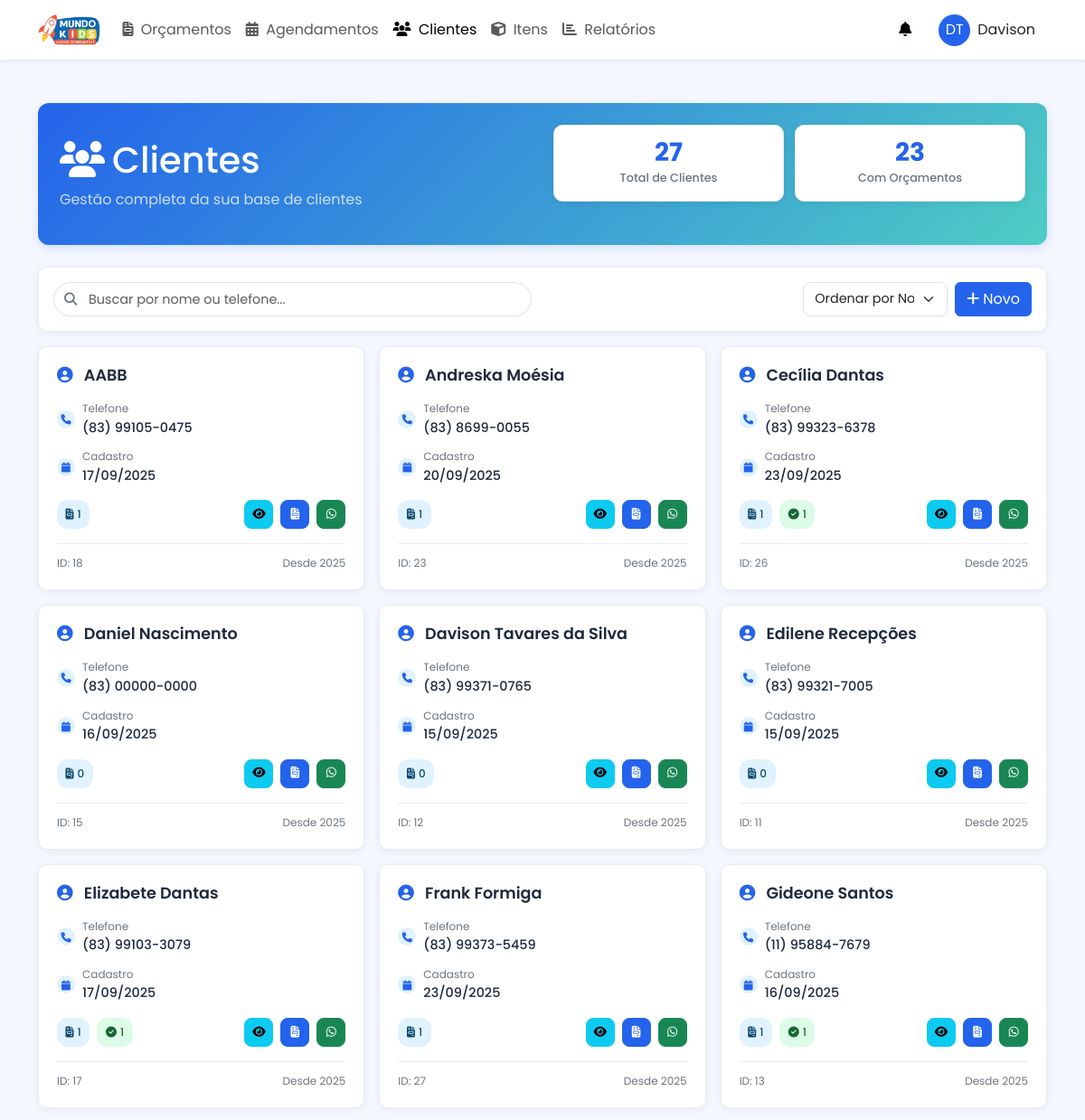
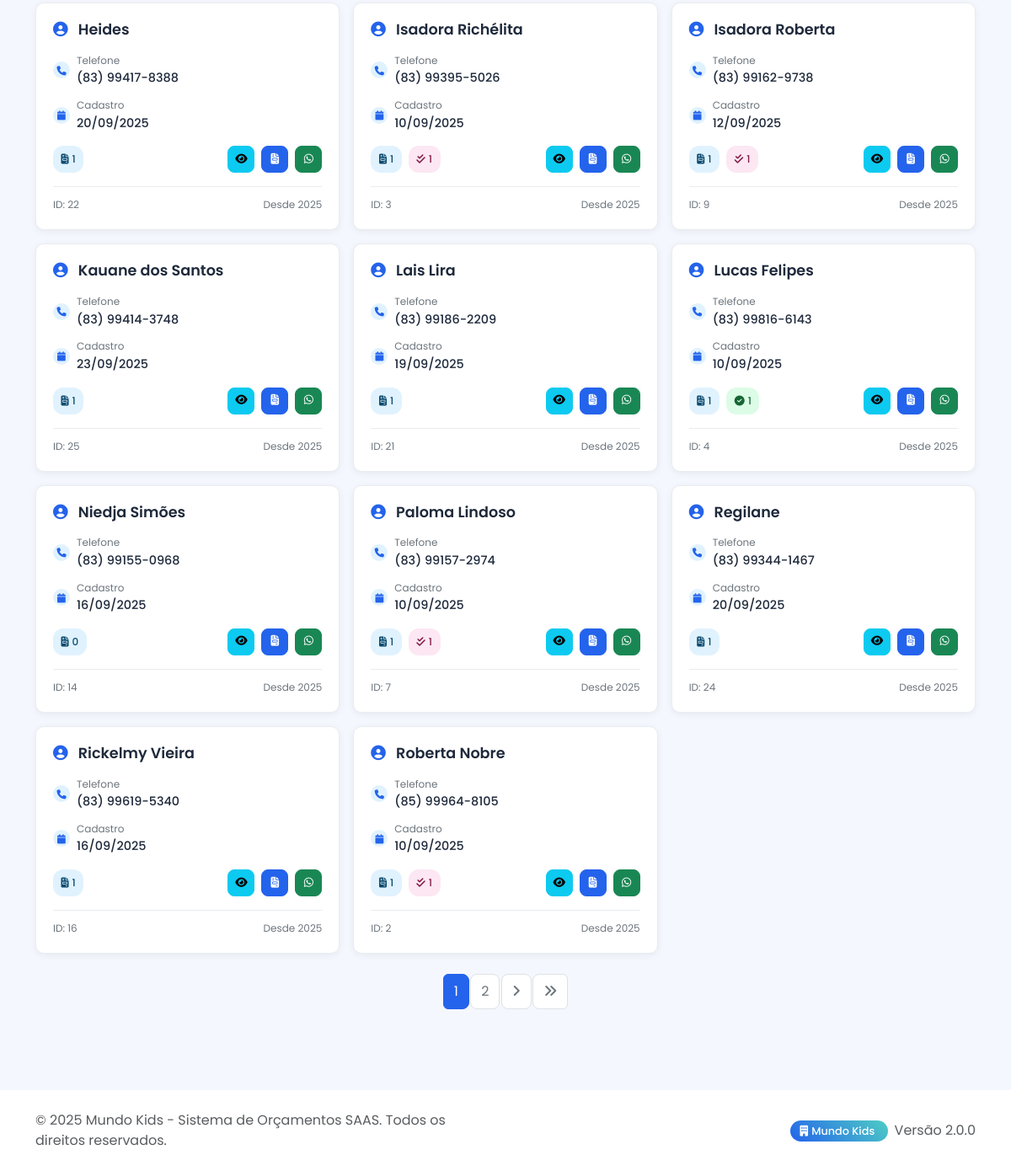
The app's page /orcamentos/clientes/ (signed in) with its own data (2 pictures, top to bottom).
### accounts/models.py (models this page shows, shortened)
class Usuario(AbstractUser):
    empresa = models.ForeignKey(Empresa, on_delete=models.CASCADE, related_name='usuarios', verbose_name=_('Empresa'))
    telefone = models.CharField(_('Telefone'), max_length=15, blank=True, null=True)
    avatar = models.ImageField(_('Avatar'), upload_to='avatars/', blank=True, null=True)
    cargo = models.CharField(_('Cargo'), max_length=50, blank=True, null=True)
    data_nascimento = models.DateField(_('Data de Nascimento'), blank=True, null=True)
    email_confirmado = models.BooleanField(_('E-mail Confirmado'), default=False)
    class Meta:
        verbose_name = _('Usuário')
        verbose_name_plural = _('Usuários')

class Empresa(models.Model):
    nome = models.CharField(_('Nome da Empresa'), max_length=100)
    cnpj = models.CharField(_('CNPJ'), max_length=18, unique=True, blank=True, null=True)
    telefone = models.CharField(_('Telefone'), max_length=15, blank=True, null=True)
    cidade = models.CharField(_('Cidade'), max_length=100, blank=True, null=True)
    instagram = models.CharField(_('Instagram'), max_length=100, blank=True, null=True)
    whatsapp = models.CharField(_('WhatsApp'), max_length=15, blank=True, null=True)
    email = models.EmailField(_('E-mail'), blank=True, null=True)
    endereco = models.TextField(_('Endereço'), blank=True, null=True)
    data_criacao = models.DateTimeField(_('Data de Criação'), auto_now_add=True)
    ativa = models.BooleanField(_('Ativa'), default=True)
    logo = models.ImageField(upload_to='empresas/logos/', blank=True, null=True, verbose_name='Logo')
    cor_principal = models.CharField(max_length=7, default='#2463EB', verbose_name='Cor Principal')
    cor_secundaria = models.CharField(max_length=7, default='#4ECDC4', verbose_name='Cor Secundária')
    cor_acento = models.CharField(max_length=7, default='#FF6B6B', verbose_name='Cor de Acento')
    plano = models.CharField(_('Plano'), max_length=20, choices=[
        ('free', 'Free'),
        ('basic', 'Basic'),
        ('pro', 'Pro'),
        ('enterprise', 'Enterprise')
    ], default='free')
    tema_escuro = models.BooleanField(default=False, verbose_name='Tema Escuro')
    class Meta:
        verbose_name = _('Empresa')
        verbose_name_plural = _('Empresas')

### orcamentos/models.py (models this page shows, shortened)
class Cliente(models.Model):
    empresa = models.ForeignKey(Empresa, on_delete=models.CASCADE, related_name='clientes')
    nome = models.CharField(max_length=100)
    telefone = models.CharField(max_length=20)
    data_cadastro = models.DateTimeField(auto_now_add=True)
    def total_orcamentos(self):
        return self.orcamentos.count()
    def orcamentos_confirmados(self):
        return self.orcamentos.filter(status='confirmado').count()
    def orcamentos_concluidos(self):
        return self.orcamentos.filter(status='concluido').count()
    class Meta:
        verbose_name = "Cliente"
        verbose_name_plural = "Clientes"

### orcamentos/views.py (the view)
# urls.py: path('clientes/', views.lista_clientes, name='lista_clientes'),
@login_required
def lista_clientes(request):
    busca = request.GET.get('busca', '')
    ordenacao = request.GET.get('ordenacao', 'nome')
    page_number = request.GET.get('page', 1)
    clientes = Cliente.objects.filter(empresa=request.user.empresa)
    if busca:
        clientes = clientes.filter(
            Q(nome__icontains=busca) |
            Q(telefone__icontains=busca)
        )
    if ordenacao == 'nome':
        clientes = clientes.order_by('nome')
    elif ordenacao == 'data_cadastro':
        clientes = clientes.order_by('-data_cadastro')
    elif ordenacao == 'ultimo_orcamento':
        clientes = clientes.annotate(
            ultima_data=Max('orcamentos__data_criacao')
        ).order_by('-ultima_data')
    paginator = Paginator(clientes, 20)
    page_obj = paginator.get_page(page_number)
    total_clientes = clientes.count()
    clientes_com_orcamento = Orcamento.objects.filter(
        empresa=request.user.empresa
    ).values('cliente').distinct().count()
    context = {
        'clientes': page_obj,
        'page_obj': page_obj,
        'busca': busca,
        'ordenacao': ordenacao,
        'total_clientes': total_clientes,
        'clientes_com_orcamento': clientes_com_orcamento,
    }
    return render(request, 'orcamentos/lista_clientes.html', context)

### orcamentos/templates/orcamentos/lista_clientes.html (shortened to what this page needs)
{% extends "base.html" %}
{% load static %}
{% block content %}
<div class="container clientes-container">
    <div class="clientes-header">
        <div class="row align-items-center">
            <div class="col-md-6">
                <h1 class="mb-2"><i class="fas fa-users me-2"></i>Clientes</h1>
                <p class="mb-0 opacity-75">Gestão completa da sua base de clientes</p>
            </div>
            <div class="col-md-6">
                <div class="stats-grid">
                    <div class="stats-card">
                        <div class="stats-number">{{ total_clientes }}</div>
                        <div class="stats-label">Total de Clientes</div>
                    </div>
                    <div class="stats-card">
                        <div class="stats-number">{{ clientes_com_orcamento }}</div>
                        <div class="stats-label">Com Orçamentos</div>
                    </div>
                </div>
            </div>
        </div>
    </div>
    <div class="search-container">
        <div class="row align-items-center">
            <div class="col-md-6 mb-2 mb-md-0">
                <div class="search-box">
                    <i class="fas fa-search"></i>
                    <input type="text" class="form-control" id="buscaInput"
                           placeholder="Buscar por nome ou telefone..." value="{{ busca }}"
                           onkeypress="if(event.keyCode==13) buscarClientes()">
                </div>
            </div>
            <div class="col-md-6 d-flex justify-content-md-end gap-2">
                <select class="form-select filter-select" onchange="ordenarClientes(this.value)">
                    <option value="nome" {% if ordenacao == 'nome' %}selected{% endif %}>Ordenar por Nome</option>
                </select>
                <a href="{% url 'orcamentos:adicionar_cliente' %}" class="btn btn-primary">
                    <i class="fas fa-plus me-1"></i>Novo
                </a>
            </div>
        </div>
    </div>
    <div class="cliente-grid">
        {% if clientes %}
            {% for cliente in clientes %}
            <div class="cliente-card">
                <div class="cliente-header">
                        <h3 class="cliente-nome">
                            <i class="fas fa-user-circle me-2 text-primary"></i>
                            {{ cliente.nome }}</h3>
                </div>
                <div class="cliente-info">
                    <div class="info-item">
                        <div class="info-icon">
                            <i class="fas fa-phone"></i>
                        </div>
                        <div class="info-content">
                            <div class="info-label">Telefone</div>
                            <div class="info-value">{{ cliente.telefone }}</div>
                        </div>
                    </div>
                    <div class="info-item">
                        <div class="info-icon">
                            <i class="fas fa-calendar"></i>
                        </div>
                        <div class="info-content">
                            <div class="info-label">Cadastro</div>
                            <div class="info-value">{{ cliente.data_cadastro|date:"d/m/Y" }}</div>
                        </div>
                    </div>
                </div>
                {% with total_orcamentos=cliente.total_orcamentos %}
                <div class="cliente-stats">
                    <span class="stat-badge stat-orcamentos">
                        <i class="fas fa-file-invoice"></i>{{ total_orcamentos }}
                    </span>
                    {% if total_orcamentos > 0 %}
                        {% with confirmados=cliente.orcamentos_confirmados %}
                        {% if confirmados > 0 %}
                        <span class="stat-badge stat-confirmados">
                            <i class="fas fa-check-circle"></i>{{ confirmados }}
                        </span>
                        {% endif %}
                        {% endwith %}
                        {% with concluidos=cliente.orcamentos_concluidos %}
                        {% if concluidos > 0 %}
                        <span class="stat-badge stat-concluidos">
                            <i class="fas fa-check-double"></i>{{ concluidos }}
                        </span>
                        {% endif %}
                        {% endwith %}
                    {% endif %}
                <div class="cliente-actions ms-auto">
                        <a href="{% url 'orcamentos:cliente_detalhes' cliente.id %}" class="btn btn-sm btn-icon btn-info" title="Detalhes">
                            <i class="fas fa-eye"></i>
                        </a>
                        <a href="{% url 'orcamentos:novo_orcamento' %}?cliente_id={{ cliente.id }}" class="btn btn-sm btn-icon btn-primary" title="Novo Orçamento">
                            <i class="fas fa-file-invoice"></i>
                        </a>
                        <a href="https://wa.me/55{{ cliente.telefone|cut:' '|cut:'('|cut:')'|cut:'-' }}"
                           target="_blank" class="btn btn-sm btn-icon btn-success" title="WhatsApp">
                            <i class="fab fa-whatsapp"></i>
                        </a>
                    </div>
                </div>
                {% endwith %}
                <div class="cliente-footer">
                    <span class="cliente-data">ID: {{ cliente.id }}</span>
                    <span class="cliente-data">Desde {{ cliente.data_cadastro|date:"Y" }}</span>
                </div>
            </div>
            {% endfor %}
        {% endif %}
    </div>
    {% if page_obj.has_other_pages %}
    <nav aria-label="Page navigation">
        <ul class="pagination">
            {% for num in page_obj.paginator.page_range %}
                {% if page_obj.number == num %}
                    <li class="page-item active">
                        <span class="page-link">{{ num }}</span>
                    </li>
                {% elif num > page_obj.number|add:'-3' and num < page_obj.number|add:'3' %}
                    <li class="page-item">
                        <a class="page-link" href="?page={{ num }}&busca={{ busca }}&ordenacao={{ ordenacao }}">{{ num }}</a>
                    </li>
                {% endif %}
            {% endfor %}
            {% if page_obj.has_next %}
                <li class="page-item">
                    <a class="page-link" href="?page={{ page_obj.next_page_number }}&busca={{ busca }}&ordenacao={{ ordenacao }}" title="Próxima página">
                        <i class="fas fa-angle-right"></i>
                    </a>
                </li>
                <li class="page-item">
                    <a class="page-link" href="?page={{ page_obj.paginator.num_pages }}&busca={{ busca }}&ordenacao={{ ordenacao }}" title="Última página">
                        <i class="fas fa-angle-double-right"></i>
                    </a>
                </li>
            {% endif %}
        </ul>
    </nav>
    {% endif %}
</div>
{% endblock %}

### templates/base.html (shortened to what this page needs)
<!DOCTYPE html>
<html lang="pt-BR">
<head>
    <link href="https://cdn.jsdelivr.net/npm/bootstrap@5.3.0/dist/css/bootstrap.min.css" rel="stylesheet">
    <link rel="stylesheet" href="https://cdnjs.cloudflare.com/ajax/libs/font-awesome/6.4.0/css/all.min.css">
</head>
<body>
    <nav class="navbar navbar-expand-lg bg-white shadow-sm">
        <div class="container">
            <a class="navbar-brand" href="{% url 'orcamentos:lista_orcamentos' %}">
                {% if user.empresa.logo %}
                <img src="{{ user.empresa.logo.url }}" alt="Logo" style="height: 40px; object-fit: contain;">
                {% else %}
                <i class="fas fa-child me-2"></i> {% if user.empresa %}{{ user.empresa.nome }}{% else %}MINHA EMPRESA{% endif %}
                {% endif %}
            </a>
            <div class="collapse navbar-collapse" id="navbarNav">
                <ul class="navbar-nav me-auto">
                    <li class="nav-item">
                        <a class="nav-link {% if request.resolver_match.url_name == 'lista_orcamentos' %}active{% endif %}" href="{% url 'orcamentos:lista_orcamentos' %}">
                            <i class="fas fa-file-invoice me-1"></i> Orçamentos
                        </a>
                    </li>
                    <li class="nav-item">
                        <a class="nav-link {% if request.resolver_match.url_name == 'agendamentos' %}active{% endif %}" href="{% url 'orcamentos:agendamentos' %}">
                            <i class="fas fa-calendar-alt me-1"></i> Agendamentos
                        </a>
                    </li>
                    <li class="nav-item">
                        <a class="nav-link {% if 'cliente' in request.resolver_match.url_name %}active{% endif %}" href="{% url 'orcamentos:lista_clientes' %}">
                            <i class="fas fa-users me-1"></i> Clientes
                        </a>
                    </li>
                    <li class="nav-item">
                        <a class="nav-link {% if 'item' in request.resolver_match.url_name %}active{% endif %}" href="{% url 'orcamentos:lista_itens' %}">
                            <i class="fas fa-cube me-1"></i> Itens
                        </a>
                    </li>
                    <li class="nav-item">
                        <a class="nav-link" href="{% url 'relatorios:dashboard' %}">
                            <i class="fas fa-chart-bar me-1"></i> Relatórios
                        </a>
                    </li>
                </ul>
                <div class="d-flex align-items-center">
                    <div class="dropdown me-3">
                        <button class="btn btn-light rounded-circle p-0" type="button" id="notificationsDropdown" data-bs-toggle="dropdown">
                            <i class="fas fa-bell"></i>
                        </button>
                    </div>
                    <div class="dropdown">
                        <button class="btn d-flex align-items-center" type="button" id="userDropdown" data-bs-toggle="dropdown">
                            <div class="bg-primary rounded-circle d-flex align-items-center justify-content-center me-2" style="width: 35px; height: 35px;">
                                <span class="text-white">
                                    {% if user.first_name %}{{ user.first_name|first }}{{ user.last_name|first }}{% else %}{{ user.username|first|upper }}{% endif %}
                                </span>
                            </div>
                            <span class="d-none d-md-inline">
                                {% if user.first_name %}{{ user.first_name }}{% else %}{{ user.username }}{% endif %}
                            </span>
                        </button>
                    </div>
                </div>
            </div>
        </div>
    </nav>
    <main class="main-content">
        <div class="container py-4">
            {% block content %}
            {% endblock %}
        </div>
    </main>
    <footer class="footer mt-auto">
        <div class="container">
            <div class="row align-items-center">
                <div class="col-md-6">
                    <p class="mb-0 text-muted">
                        &copy; {% now "Y" %} Mundo Kids - Sistema de Orçamentos SAAS. Todos os direitos reservados.
                    </p>
                </div>
                <div class="col-md-6 text-md-end">
                    <p class="mb-0 text-muted">
                        {% if user.empresa %}
                        <span class="empresa-badge">
                            <i class="fas fa-building me-1"></i>{{ user.empresa.nome }}
                        </span>
                        {% endif %}
                        <span class="ms-2">Versão 2.0.0</span>
                    </p>
                </div>
            </div>
        </div>
    </footer>
</body>
</html>

### records on screen
Usuario: empresa.logo (picture), first_name|first "D", last_name|first "T", first_name "Davison", empresa.nome "Mundo Kids"
Cliente: nome "AABB", telefone "(83) 99105-0475", data_cadastro "17/09/2025", total_orcamentos "1", id "18", data_cadastro "2025"
Cliente: nome "Andreska Moésia", telefone "(83) 8699-0055", data_cadastro "20/09/2025", total_orcamentos "1", id "23", data_cadastro "2025"
Cliente: nome "Cecília Dantas", telefone "(83) 99323-6378", data_cadastro "23/09/2025", total_orcamentos "1", orcamentos_confirmados "1", id "26", data_cadastro "2025"
Cliente: nome "Daniel Nascimento", telefone "(83) 00000-0000", data_cadastro "16/09/2025", total_orcamentos "0", id "15", data_cadastro "2025"
Cliente: nome "Davison Tavares da Silva", telefone "(83) 99371-0765", data_cadastro "15/09/2025", total_orcamentos "0", id "12", data_cadastro "2025"
Cliente: nome "Edilene Recepções", telefone "(83) 99321-7005", data_cadastro "15/09/2025", total_orcamentos "0", id "11", data_cadastro "2025"
Cliente: nome "Elizabete Dantas", telefone "(83) 99103-3079", data_cadastro "17/09/2025", total_orcamentos "1", orcamentos_confirmados "1", id "17", data_cadastro "2025"
Cliente: nome "Frank Formiga", telefone "(83) 99373-5459", data_cadastro "23/09/2025", total_orcamentos "1", id "27", data_cadastro "2025"
Cliente: nome "Gideone Santos", telefone "(11) 95884-7679", data_cadastro "16/09/2025", total_orcamentos "1", orcamentos_confirmados "1", id "13", data_cadastro "2025"
Cliente: nome "Heides", telefone "(83) 99417-8388", data_cadastro "20/09/2025", total_orcamentos "1", id "22", data_cadastro "2025"
Cliente: nome "Isadora Richélita", telefone "(83) 99395-5026", data_cadastro "10/09/2025", total_orcamentos "1", orcamentos_concluidos "1", id "3", data_cadastro "2025"
Cliente: nome "Isadora Roberta", telefone "(83) 99162-9738", data_cadastro "12/09/2025", total_orcamentos "1", orcamentos_concluidos "1", id "9", data_cadastro "2025"
Cliente: nome "Kauane dos Santos", telefone "(83) 99414-3748", data_cadastro "23/09/2025", total_orcamentos "1", id "25", data_cadastro "2025"
Cliente: nome "Lais Lira", telefone "(83) 99186-2209", data_cadastro "19/09/2025", total_orcamentos "1", id "21", data_cadastro "2025"
Cliente: nome "Lucas Felipes", telefone "(83) 99816-6143", data_cadastro "10/09/2025", total_orcamentos "1", orcamentos_confirmados "1", id "4", data_cadastro "2025"
Cliente: nome "Niedja Simões", telefone "(83) 99155-0968", data_cadastro "16/09/2025", total_orcamentos "0", id "14", data_cadastro "2025"
Cliente: nome "Paloma Lindoso", telefone "(83) 99157-2974", data_cadastro "10/09/2025", total_orcamentos "1", orcamentos_concluidos "1", id "7", data_cadastro "2025"
Cliente: nome "Regilane", telefone "(83) 99344-1467", data_cadastro "20/09/2025", total_orcamentos "1", id "24", data_cadastro "2025"
Cliente: nome "Rickelmy Vieira", telefone "(83) 99619-5340", data_cadastro "16/09/2025", total_orcamentos "1", id "16", data_cadastro "2025"
Cliente: nome "Roberta Nobre", telefone "(85) 99964-8105", data_cadastro "10/09/2025", total_orcamentos "1", orcamentos_concluidos "1", id "2", data_cadastro "2025"

### other values on screen
{{ total_clientes }} "27"
{{ clientes_com_orcamento }} "23"
{{ num }} "1"
{{ num }} "2"
